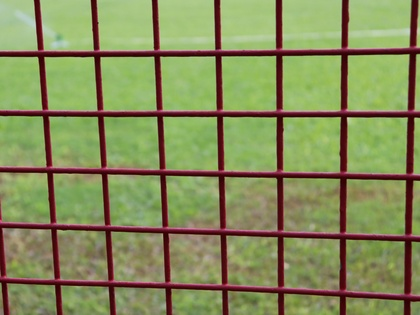
%> input picture fence/07.jpg, 420 x 315 px, shrunk from 4500 x 3375 before the run
$ octave demo07.m   (GNU Octave 9; MATLAB toolbox functions it lacks are replaced by stand-ins)
%> lines starting %> are read from the running program, lines starting %| are printed output that depends on the picture; in (x1, y1, x2, y2) boxes, pixels count from 0 and x2, y2 are one past the last pixel; in counts of white or black regions, pixels touching at a corner belong together; the program's own positions count from 1
### component.m
function[ M, counts, s_counts ] = component(mask, connected ,th)
% Extract the connected components of fence according to th
[m,n] = size(mask);

[L,num] = bwlabel(mask,connected);
counts(1:num) = double(1);

for i= 1:m
    for j = 1:n
        if(L(i,j) > 0 )
            counts(1,L(i,j)) = double(counts(1,L(i,j))+1);
        end

    end
end

%sorts counts in descending order.
s_counts = sort(counts , 'descend');

counter = 1;

for i = 1:th
    x = s_counts(i);
    location = find(counts == x);
    [p q] = size(location);

    if(p>1)
        for j = 1:p
            locations(counter , 1) = location(p,1);
            counter = counter + 1;
        end
    else
        locations(counter , 1 ) = location(p,1);
        counter = counter + 1;
    end

    if(counter > th)
        break;
    end

end

M(m,n) = zeros;

for i = 1:th

    z = locations(i , 1);

    for j = 1:m
        for k =1:n

            if( L(j,k) == z)
                M(j,k) = 1;

            end
        end
    end


end

end

### demo07.m
tic;
close all;
clear all;
object_image = imread('demo_image\object\07.JPG');
%> object_image is the input picture: size 315x420x3 uint8; mean R, G, B 134.4, 141.4, 90.1
fence_image = imread('demo_image\fence\07.JPG');
% Setup
fill_image = object_image;
set1 = 5 ;
set2 = 50 ;
% The value of connected is 4 or 8
% Indicating whether to search the area by 4 connected or 8 connected
connected = 8;
% Threshold of connected components
th = 24;
% Structural element objects for operations such as expansion corrosion and opening and closing operations
se = strel('disk',20);

% Gaussian blur
% Returns a rotationally symmetric Gaussian low-pass filter with dimensions of standard deviation
h1 = fspecial('gaussian',set1,set1*2);
h2 = fspecial('gaussian',set2,set2*2);
o_img_gray = rgb2gray(object_image);
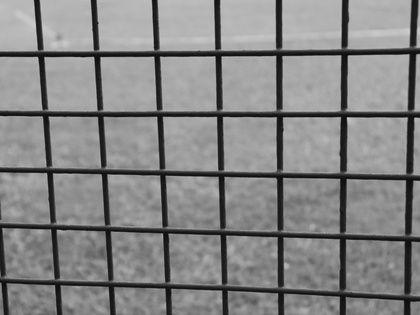
%> o_img_gray: size 315x420 uint8; min 10, max 210, mean 133.4
f_img_gray = rgb2gray(fence_image);
% Identification fences
o_img_blur = imfilter(o_img_gray , h1, 'symmetric');
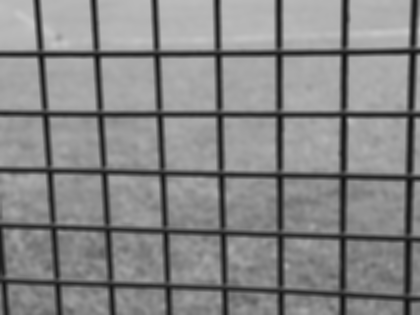
%> o_img_blur: size 315x420 uint8; min 17, max 199, mean 133.4
f_img_blur = imfilter(f_img_gray , h1, 'symmetric');
o_img_sub = imsubtract(o_img_gray,o_img_blur);
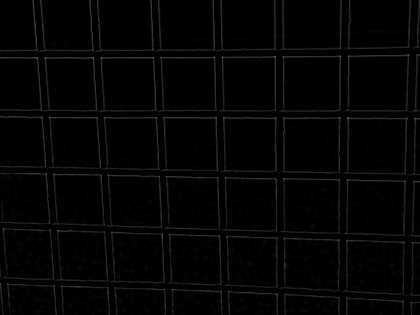
%> o_img_sub: size 315x420 uint8; min 0, max 92, mean 3.9
f_img_sub = imsubtract(f_img_gray,f_img_blur);
% Extraction fences
f_img_sub_blur = imfilter(f_img_sub , h2, 'symmetric');
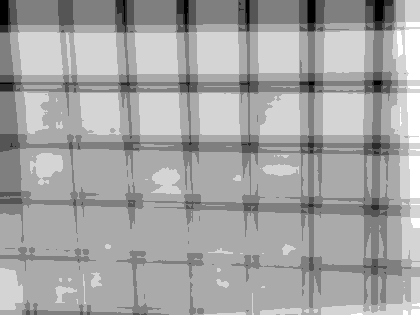
%> f_img_sub_blur: size 315x420 uint8; min 0, max 6, mean 3.87; drawn with min black and max white
o_img_sub_D = double(o_img_sub);
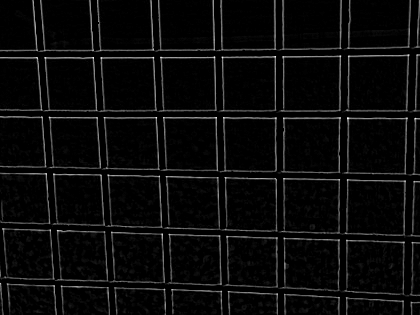
%> o_img_sub_D: size 315x420 double; min 0, max 92, mean 3.9; mean of the top-left, top-right, bottom-left and bottom-right quarters 3.5, 3.9, 4, 4.1; drawn with min black and max white
f_img_sub_blur_D = double(f_img_sub_blur);
[h,w] = size(o_img_sub_D);
%> h = 315; w = 420
[r,c] = size(f_img_sub_blur_D);
%> r = 315; c = 420
sub_img = zeros();

%Into a mask image
for i=1:r
    for j=1:c
        if f_img_sub_blur_D(i, j) > 0.1
            sub_img(i, j) = 1;
        else
            sub_img(i, j) = 0;
        end
    end
end
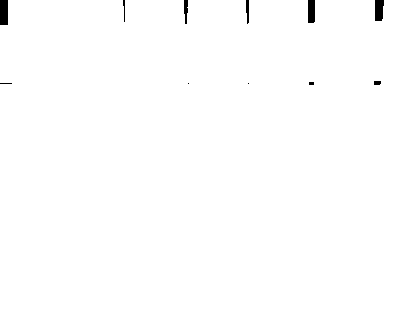
%> sub_img: size 315x420 double; values 0 (black) and 1 (white), 99.4% white; 11 black regions (4 under 20 px), largest, box (x1, y1, x2, y2) and area: (0, 0, 8, 25) 200, (375, 0, 384, 21) 172, (308, 0, 315, 23) 160

% Optimize the raised fence part
% Extract the fence parts
[sub_img_C] = component(sub_img, connected, th);
%> in component, `[L,num] = bwlabel(mask,connected);`: num = 1
%> in component, `s_counts = sort(counts , 'descend');`: s_counts = 131551
%> the loop in component, `for i = 1:th` made 2 passes
%> (x, location, p, q) on pass 1: (131551, 1, 1, 1)
%> the run ends on the next line

$ run again, with fence/05.jpg copied over fence/07.jpg
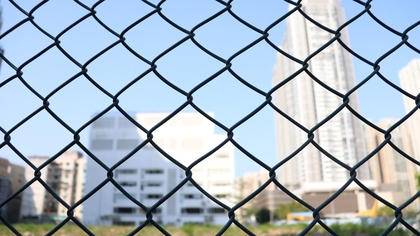
%> input picture fence/05.jpg, 420 x 236 px, shrunk from 6000 x 3375 before the run
%> object_image is the input picture: size 236x420x3 uint8; mean R, G, B 168.9, 182.8, 195.1
%> `o_img_sub = imsubtract(o_img_gray,o_img_blur);`:
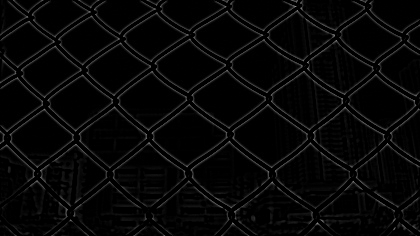
%> o_img_sub: size 236x420 uint8; min 0, max 144, mean 7.3
%> `f_img_sub_blur = imfilter(f_img_sub , h2, 'symmetric');`:
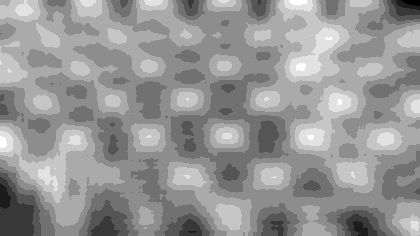
%> f_img_sub_blur: size 236x420 uint8; min 2, max 11, mean 7.29; drawn with min black and max white
%> num = 1
%> s_counts = 99121
%> the loop in component, `for i = 1:th` made 2 passes
%> (x, location, p, q) on pass 1: (99121, 1, 1, 1)

$ run again, with fence/06.jpg copied over fence/07.jpg
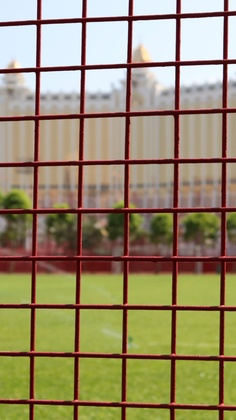
%> input picture fence/06.jpg, 236 x 420 px, shrunk from 2250 x 4000 before the run
%> object_image is the input picture: size 420x236x3 uint8; mean R, G, B 151.9, 139.3, 107
%> `o_img_sub = imsubtract(o_img_gray,o_img_blur);`:
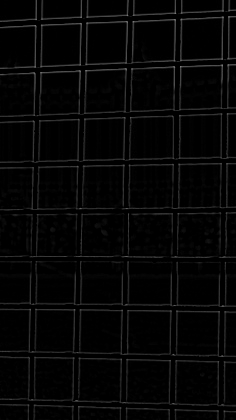
%> o_img_sub: size 420x236 uint8; min 0, max 126, mean 5.8
%> `f_img_sub_blur = imfilter(f_img_sub , h2, 'symmetric');`:
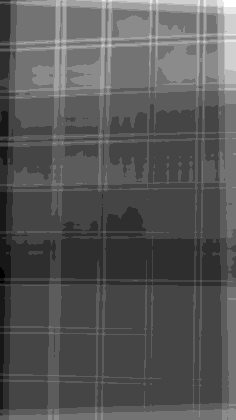
%> f_img_sub_blur: size 420x236 uint8; min 2, max 13, mean 5.78; drawn with min black and max white
%> num = 1
%> s_counts = 99121
%> the loop in component, `for i = 1:th` made 2 passes
%> (x, location, p, q) on pass 1: (99121, 1, 1, 1)
